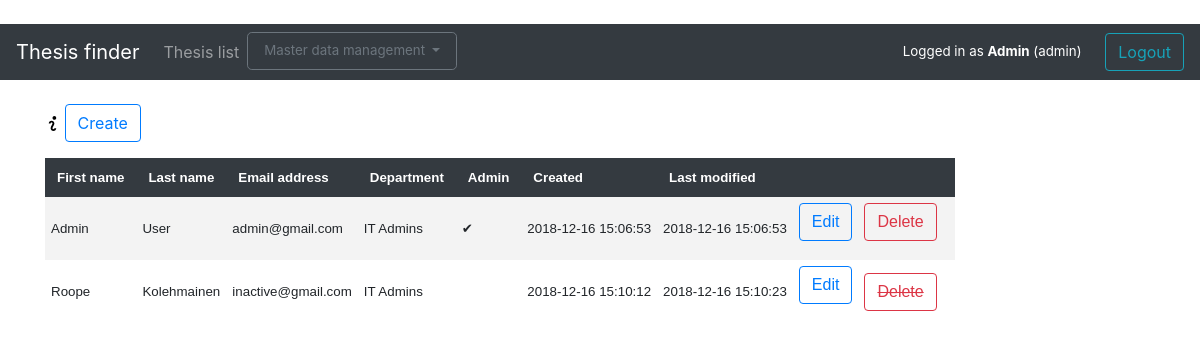
Page /account (signed in) on the committed database.
### application/auth/models.py (models this page shows, shortened)
class User(Base):
    __tablename__ = "account"
    userID = db.Column(db.String(100), primary_key=True, nullable=False)
    firstName = db.Column(db.String(144), nullable=False)
    lastName = db.Column(db.String(144), nullable=False)
    password = db.Column(db.String(144), nullable=False)
    admin = db.Column(db.Integer) # Kept as integer for future admin role types
    inactive = db.Column(db.Boolean)
    department = db.Column(db.Integer, db.ForeignKey('department.departmentID'),
                           nullable=True)
    theses = db.relationship("Thesis", backref='account', lazy=True)
    if os.environ.get("HEROKU"):
        @staticmethod
        def countInactives():
            stmt = text('SELECT COUNT("userID") FROM account WHERE inactive')
            result = db.engine.execute(stmt)
            for row in result:
                count = row[0]
            return count
        @staticmethod
        def countTheses():
            stmt = text('SELECT account."userID", COUNT(thesis."thesisID")'
                        ' FROM account LEFT JOIN thesis ON thesis."userID" = account."userID"'
                        ' WHERE account.admin = 0'
                        ' GROUP BY account."userID";')
            result = db.engine.execute(stmt)
            count = []
            for row in result:
                print(row[1])
                count.append({"id":row[0], "count":row[1]})
            return count
    else:
        @staticmethod
        def countInactives():
            stmt = text("SELECT COUNT(userID) FROM account WHERE inactive")
            result = db.engine.execute(stmt)
            for row in result:
                count = row[0]
            return count
        @staticmethod
        def countTheses():
            stmt = text("SELECT account.userID, COUNT(thesis.thesisID)"
                        " FROM account LEFT JOIN thesis ON thesis.userID = account.userID"
                        " WHERE account.admin = 0"
                        " GROUP BY account.userID;")
            result = db.engine.execute(stmt)
            count = []
            for row in result:
                print(row[1])
                count.append({"id":row[0], "count":row[1]})
            return count

### application/departments/models.py (models this page shows, shortened)
class Dept(Base):
    __tablename__ = "department"
    departmentID = db.Column(db.Integer, primary_key=True)
    name = db.Column(db.String(144), nullable=False)
    accounts = db.relationship("User", backref='user_department', lazy=True)

### application/auth/views.py (the view)
@app.route("/account")
def accounts_index():
    if not current_user.admin:
        return "Access denied"
    users =  User.query.outerjoin(Dept, User.department == Dept.departmentID).all()
    theses_users = Thesis.query.distinct(Thesis.userID)
    theses_users = [user.userID for user in theses_users]
    return render_template("auth/list.html", theses_users = theses_users, users = users)

### application/__init__.py (called while the page is built)
@login_manager.user_loader
def load_user(user_id):
    return User.query.get(user_id)

### application/templates/auth/list.html (shortened to what this page needs)
{% extends "layout.html" %}
{% block body %}
<div class="container">
    {% if (current_user.admin) %}
    <p><img height="15px" width="15px" src="{{url_for('static', filename='info.svg')}}" data-toggle="tooltip" title="Double click row to display single user."
             data-placement="right"><img> <a class="btn btn-outline-primary" href=" {{ url_for('account_form') }} " role="button">Create</a></p>
    <table id="usertable">
        <tr>
            <th>First name</th>
            <th>Last name</th>
            <th>Email address</th>
            <th>Department</th>
            <th>Admin</th>
            <th>Created</th>
            <th>Last modified</th>
            <th colspan="3"></th>
        </tr>
        {% for user in users %}
        {% if user.inactive %}
        <tr id="{{user.userID}}" class="item" style="color:cadetblue">
        {% else %}
        <tr id="{{user.userID}}" class="item">
       {% endif %}
            <td>{{ user.firstName }}</td>
            <td>{{ user.lastName }}</td>
            <td>{{ user.userID }}</td>
            <td>{{ user.user_department.name}}</td>
            <td>{% if user.admin == 1 %}&#10004;{% endif %}</td>
            <td>{{ user.createdOn }}</td>
            <td>{{ user.modifiedOn }}</td>
            <td>
                <form method="GET" action="{{ url_for('account_edit', account_id=user.userID) }}">
                    <input class="btn btn-outline-primary" type="submit" value="Edit">
                </form>
            </td>
            <td>
                {% if user.userID in theses_users %}
                <a tabindex="0" class="btn btn-outline-danger" role="button" data-toggle="popover" data-trigger="focus" data-content="User is supervisor to theses and cannot be deleted">
                    <s>Delete</s></a>
                {% else %}
                <form method="POST" action="{{url_for('user_delete', account_id=user.userID)}}">
                    <input class="btn btn-outline-danger" type="submit" value="Delete">
                </form>
                {% endif %}
            </td>
            <td></td>
        </tr>
        {% endfor %}
        {% endif %}
    </table>
</div>
    {% endblock %}

### application/templates/layout.html (shortened to what this page needs)
﻿<!DOCTYPE html>
<html>
<head>
    <link rel="stylesheet" href="https://maxcdn.bootstrapcdn.com/bootstrap/4.0.0/css/bootstrap.min.css"
>
    <link rel="stylesheet" href="{{url_for('static', filename='chosen/chosen.css')}}">
</head>
<body>
    <nav class="navbar navbar-expand-md navbar-dark bg-dark mb-4">
        <a class="navbar-brand" href="/">Thesis finder</a>
        <div class="collapse navbar-collapse" id="navbarCollapse">
            <ul class="navbar-nav mr-auto">
                <li class="nav-item">
                    <a class="nav-link" href="{{ url_for('theses_index') }} ">Thesis list</a>
                </li>
                {% if current_user.admin %}
                <li class="nav-item">
                    <div class="dropdown">
                        <button class="btn btn-outline-secondary btn-lg dropdown-toggle" type="button" id="dropdownMenuButton"
                            data-toggle="dropdown" aria-haspopup="true" aria-expanded="false">
                            Master data management
                        </button>
                    </div>
                </li>
                {% endif %}
            </ul>
            <div class="login">
                {% if current_user.is_authenticated %}
                Logged in as <b>{{ current_user.firstName }}</b>
                {% if current_user.admin %}
                (admin)
                {% else %}
                (supervisor)<span style="display:inline-block; width: 20px;"></span>
                {% endif %}
                <a class="btn btn-outline-info" href="{{ url_for('auth_logout') }}" role="button">Logout</a>
                {% else %}
                <a class="btn btn-outline-info" href="{{ url_for('auth_login') }}" role="button">Login</a>
                {% endif %}
            </div>
        </div>
    </nav>
    <main role="main" class="container-fluid">
        {% block body %}{% endblock %}
    </main>
</body>
</html>

### application/templates/layout.html (style rules this page uses)
table { font-family: arial, sans-serif; border-collapse: collapse; font-size: smaller; display: inline-block; overflow-x: auto; white-space: nowrap; }
th { color: #ffffff; background-color: #343a40; text-align: left; padding: 12px; }
td { text-align: left; padding: 6px; }
tr:nth-child(even) { background-color: #f3f3f3; }
.login { color: #ffffff }
.btn-outline-secondary { font-size: smaller; }
.login { font-size:smaller; }

### rows in the picture
User: firstName "Admin", lastName "User", userID "admin@gmail.com", user_department.name "IT Admins", createdOn "2018-12-16 15:06:53", modifiedOn "2018-12-16 15:06:53"
User: firstName "Roope", lastName "Kolehmainen", userID "inactive@gmail.com", user_department.name "IT Admins", createdOn "2018-12-16 15:10:12", modifiedOn "2018-12-16 15:10:23", shows "Delete"
